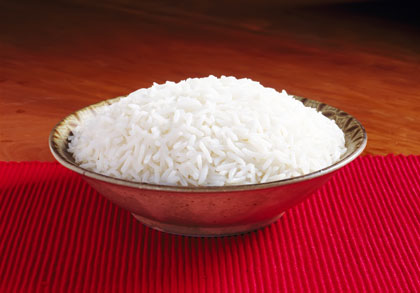
%> input picture Alimentos/Arroz/A1.jpg, 420 x 293 px
$ octave kmean_artigo.m   (GNU Octave 9; MATLAB toolbox functions it lacks are replaced by stand-ins)
%> lines starting %> are read from the running program, lines starting %| are printed output that depends on the picture; in (x1, y1, x2, y2) boxes, pixels count from 0 and x2, y2 are one past the last pixel; in counts of white or black regions, pixels touching at a corner belong together; the program's own positions count from 1
### velho/Normaliza.m
function X=Normaliza(X,lb,ub)

for i=1:3
    Z=X(:,:,i);
    [N,m]=size(Z)
    minX=min(Z);
    maxX=max(Z);
    Z= lb+(ub-lb)*(Z-ones(N,1)*minX)./(ones(N,1)*(maxX-minX));
    X(:,:,i)=Z;
end

### velho/kmean_artigo.m
img = imread('Alimentos\Arroz\A1.jpg');
%> img is the input picture: size 293x420x3 uint8; mean R, G, B 144.9, 62.9, 62.7
img = imresize(img, [512,512]);
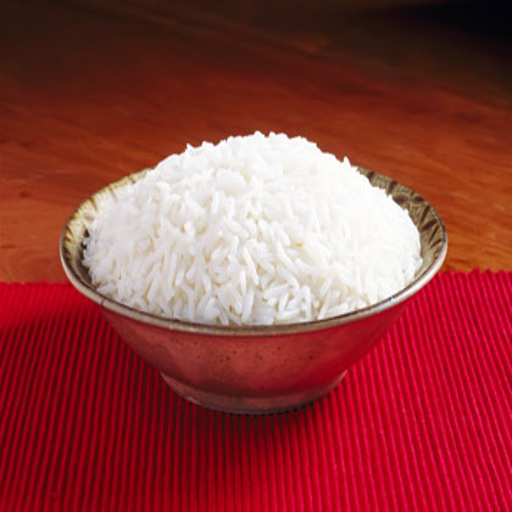
%> img: size 512x512x3 uint8; mean R, G, B 144.9, 62.9, 62.7

[m,n] = size(img);
%> m = 512; n = 1536
for i=1:m
   if img(i, end)>=1
       img(i,end)=1;
   else
       img(i,end)=0;
   end
end
%> img: size 512x512x3 uint8; 0.19% of pixels changed, all inside (x1, y1, x2, y2) = (511, 0, 512, 512)

for i = 1:n
    range(1,i) = min(img(:,i));
    range(2,i) = max(img(:,i));
end
%> after the loop, range = 1536 columns, first 8: [41 42 42 42 42 42 42 42; 208 199 200 205 206 206 210 203]

xx = Normaliza(double(img), -1,1);
%> the loop in Normaliza, `for i=1:3` made 3 passes
%> pass 1, in Normaliza, `Z=X(:,:,i);`:
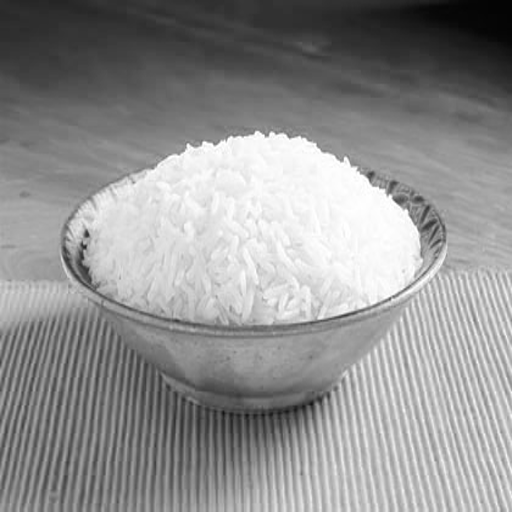
%> Z: size 512x512 double; min 4, max 255, mean 144.9
%> pass 1, in Normaliza, `Z= lb+(ub-lb)*(Z-ones(N,1)*minX)./(ones(N,1)*(maxX-minX));`:
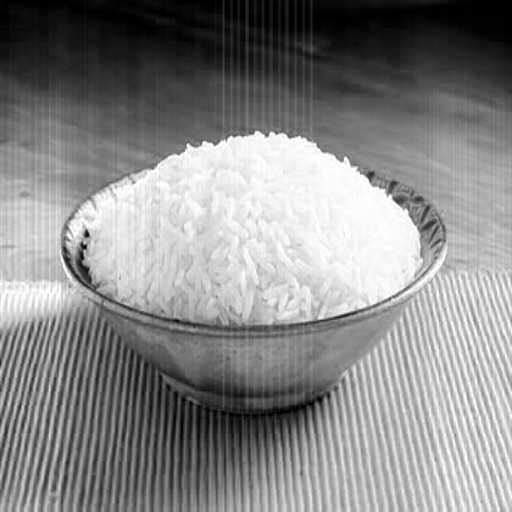
%> Z: size 512x512 double; min -1, max 1, mean 0.0637; drawn with min black and max white
%> pass 2, in Normaliza, `Z=X(:,:,i);`:
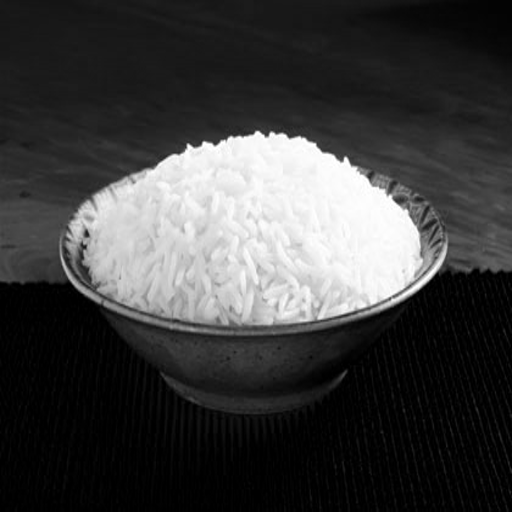
%> Z: size 512x512 double; min 0, max 255, mean 62.9
%> pass 2, in Normaliza, `Z= lb+(ub-lb)*(Z-ones(N,1)*minX)./(ones(N,1)*(maxX-minX));`:
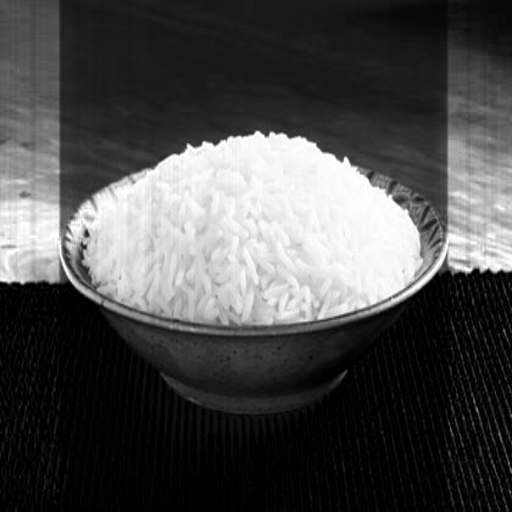
%> Z: size 512x512 double; min -1, max 1, mean -0.399; drawn with min black and max white
%> after the loop in Normaliza, `for i=1:3`:
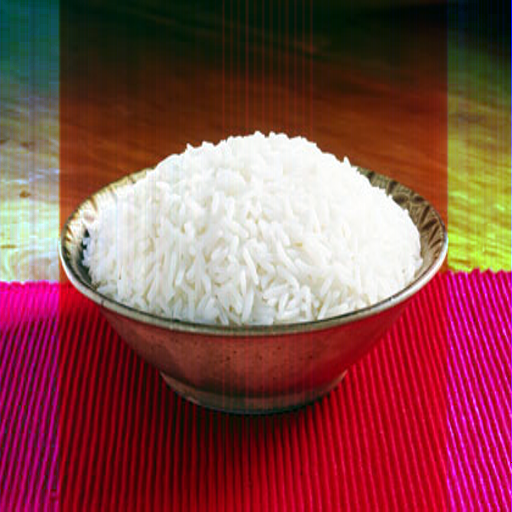
%> X: size 512x512x3 double; mean R, G, B 0.0637, -0.399, -0.403; drawn with min black and max white
x=[];
for i=1:3
    z=xx(:,:,i);
    z=z(:);
    x=[x,z];
end
%> this loop made 3 passes
%> pass 3, `z=xx(:,:,i);`:
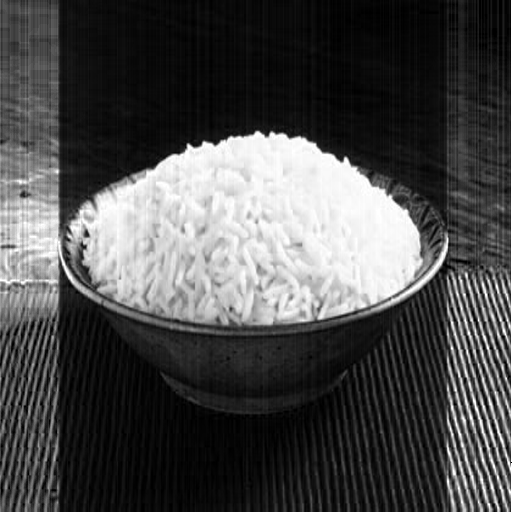
%> z: size 512x512 double; min -1, max 1, mean -0.403; drawn with min black and max white

x(:,end) = [];
[m,n] = size(x);
%> m = 262144; n = 2

nc = 2;

c = zeros(nc,n);
for i = 1:nc
    rnd = int16(rand*m + 1);
    c(i,:) = x(rnd,:);
end
%> after the loop, c = [0.0659 -0.969; 0.0659 -0.969]

delta = 1e-5;
n = 1000;
iter = 1;
%> (the run ends here)
